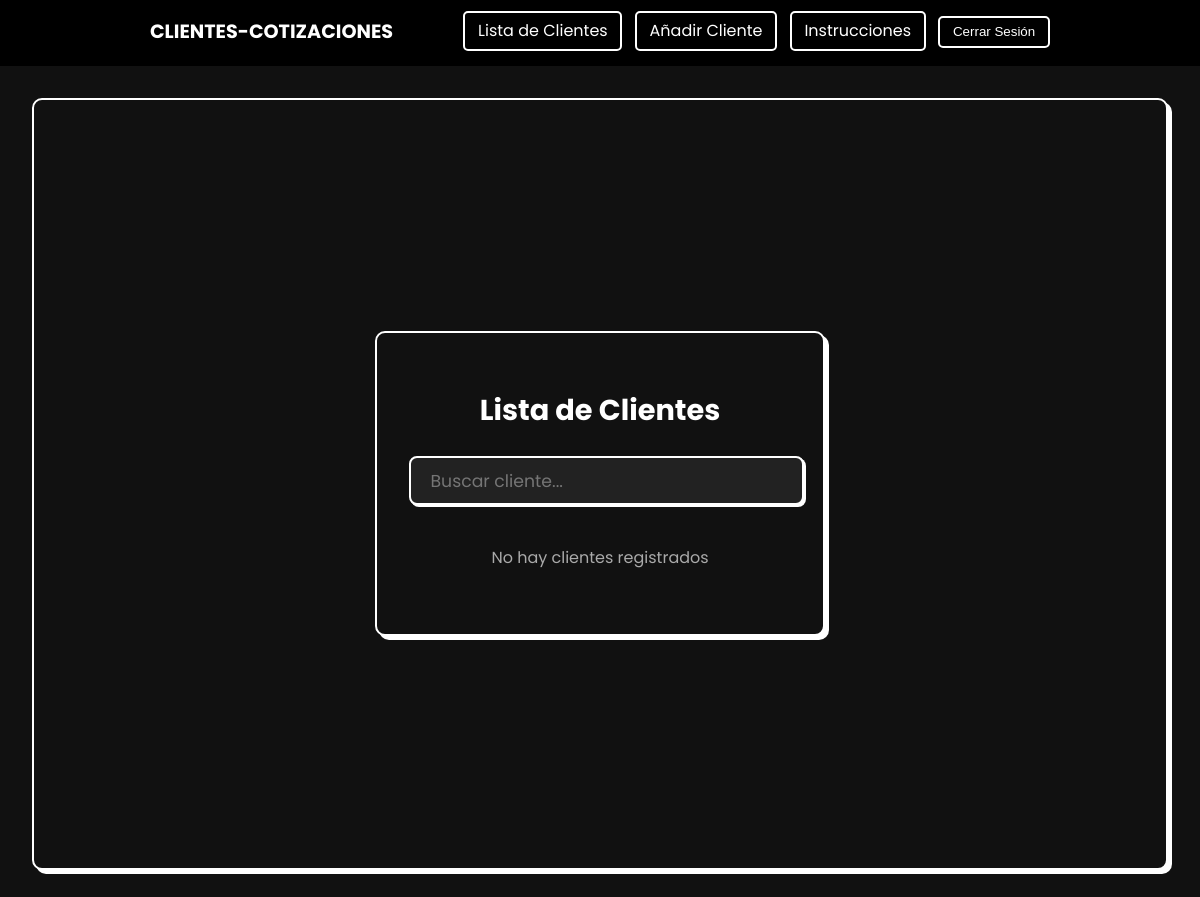
Before: /clientes/ (signed in) with the older database file.
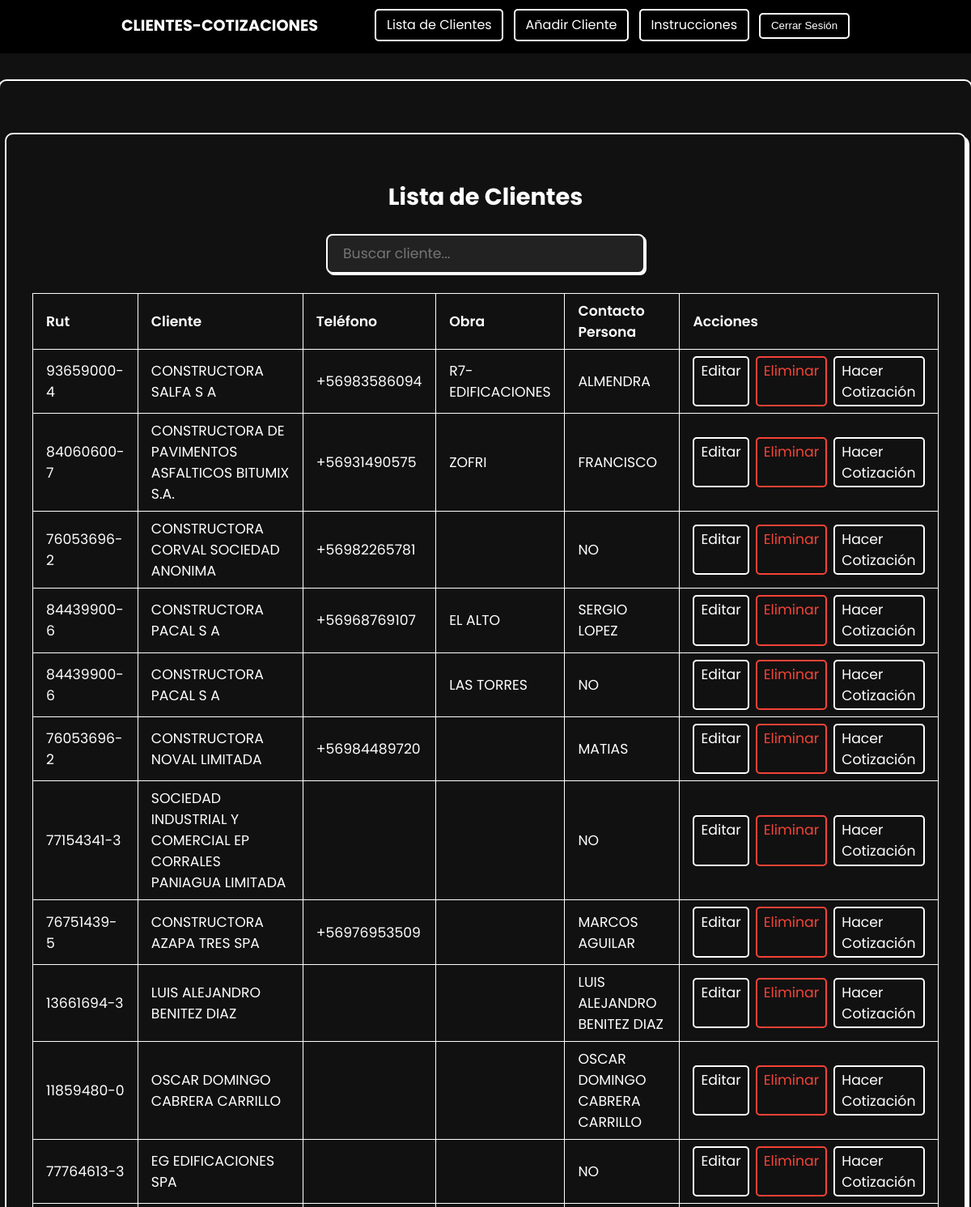
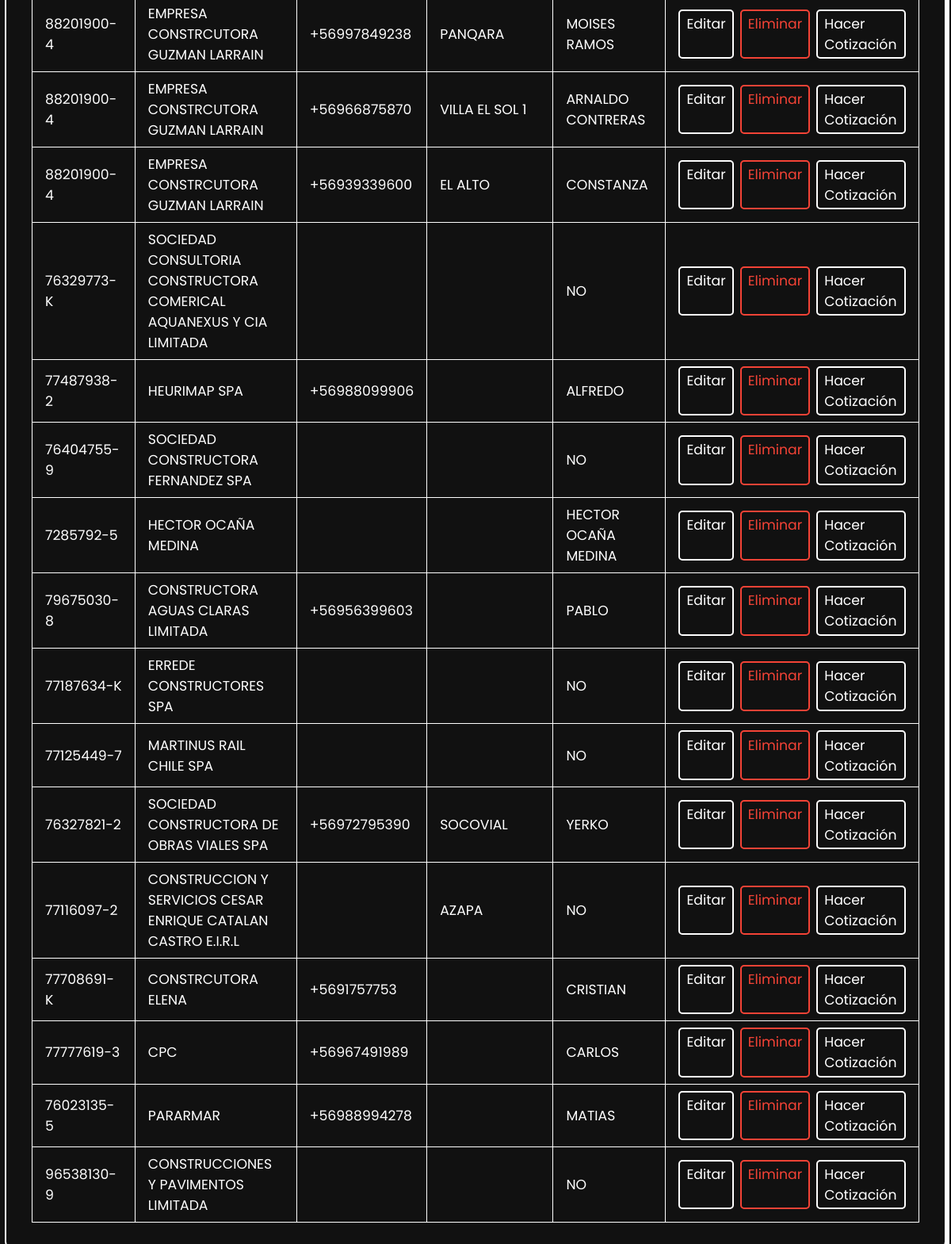
After: the same page with the newer database file (2 pictures, top to bottom).
### app/models.py (models this page shows, shortened)
class Cliente(models.Model):
    Rut = models.CharField(max_length=12)
    cliente = models.CharField(max_length=100)
    telefono = models.CharField(validators=[telefono_validator], max_length=12, blank=True, null=True, default='')
    obra = models.CharField(max_length=50, blank=True, null=True, default='')
    persona_contacto = models.CharField(max_length=50)

### app/views.py (the view)
# urls.py: path('clientes/', views.Listar_Clientes.as_view(), name='listar_clientes'),
@method_decorator(user_passes_test(lambda u: u.is_superuser), name='dispatch')
class Listar_Clientes(LoginRequiredMixin, UserPassesTestMixin, ListView):
    def test_func(self):
        return self.request.user.is_superuser
    model = Cliente
    template_name = "clientes/listar_clientes.html"
    context_object_name = 'clientes'

### app/templates/clientes/listar_clientes.html (shortened to what this page needs)
{% extends "clientes/base.html" %}
{% load static %}
{% block content %}
<div class="wrapper">
    <div class="card-lista">
    <h2 class="title">Lista de Clientes</h2>
    <input type="text" id="searchInput" class="search-bar" placeholder="Buscar cliente...">
    {% if clientes %}
    <table class="table" id="clientesTable">
            <thead>
                <tr>
                    <th>Rut</th>
                    <th>Cliente</th>
                    <th>Teléfono</th>
                    <th>Obra</th>
                    <th>Contacto Persona</th>
                    <th>Acciones</th>
                </tr>
            </thead>
            <tbody>
                {% for cliente in clientes %}
                <tr>
                    <td>{{ cliente.Rut }}</td>
                    <td>{{ cliente.cliente }}</td>
                    {% if cliente.telefono %}
                    <td>{{ cliente.telefono }}</td>
                    {% else %}
                    <td> </td>
                    {% endif %}
                    <td>{% if cliente.obra %}{{ cliente.obra }}{% else %}&nbsp;{% endif %}</td>
                    <td>{{ cliente.persona_contacto }}</td>
                    <td>
                        <div style="display: flex; gap: 0.5rem;">
                            <a href="{% url 'editar_cliente' cliente.id %}" class="btn">Editar</a>
                            <a href="{% url 'eliminar_cliente' cliente.id %}" class="btn btn-danger">Eliminar</a>
                            <a href="{% url 'detalle_cliente' cliente.id %}" class="btn">Hacer Cotización</a>
                        </div>
                    </td>
                </tr>
                {% endfor %}
            </tbody>
        </table>
        {% else %}
        <p class="no-data">No hay clientes registrados</p>
        {% endif %}
    </div>
</div>
{% endblock %}

### app/templates/clientes/base.html (shortened to what this page needs)
{% load static %}
<!DOCTYPE html>
<html lang="es">
<head>
</head>
<body>
    {% if user.is_superuser %}
    <nav class="navbar">
        <div class="nav-container">
            <a href="{% url 'inicio' %}" class="nav-logo">
                 CLIENTES-COTIZACIONES
            </a>
            <div class="nav-links">
                <a href="{% url 'listar_clientes' %}" class="btn">Lista de Clientes</a>
                <a href="{% url 'crear_cliente' %}" class="btn">Añadir Cliente</a>
                <a href="{% url 'instrucciones' %}" class="btn">Instrucciones</a>
                <form method="post" action="{% url 'logout' %}" style="display:inline;">
                    <button type="submit" class="btn-logout">Cerrar Sesión</button>
                </form>
            </div>
        </div>
    </nav>
    {% endif %}
    <main class="main-wrapper">
        <div class="card">
            {% block content %}{% endblock %}
        </div>
    </main>
</body>
</html>

### app/templates/clientes/listar_clientes.html (style rules this page uses)
.wrapper { display: flex; justify-content: center; align-items: center; padding: 2rem; font-family: 'Poppins', sans-serif; background-color: #111; min-height: 80vh; max-width: 105rem; margin: 0 auto; }
.card-lista { background-color: #111; border: 0.125rem solid #fff; border-radius: 0.625rem; padding: 2rem; box-shadow: 0.25rem 0.25rem #fff; color: #fff; max-width: 100rem; }
.title { font-size: 1.8rem; font-weight: 700; margin-bottom: 1.5rem; text-align: center; }
.table { width: 100%; min-width: 70rem; border-collapse: collapse; margin-top: 1rem; font-size: 1.08rem; }
.table th, .table td { border: 0.0625rem solid #fff; padding: 0.5rem 1rem; text-align: left; }
.table th { font-weight: 600; }
.btn { padding: 0.2rem 0.5rem; border: 0.125rem solid #fff; border-radius: 0.3125rem; color: #ffffffff; background-color: transparent; cursor: pointer; text-decoration: none; transition: all 0.3s; font-family: 'Poppins', sans-serif; }
.btn-danger { border-color: #f44336; color: #f44336; }
.search-bar { display: block; width: 100%; max-width: 22rem; margin: 0 auto 1.5rem auto; padding: 0.6rem 1.2rem; border: 0.125rem solid #fff; border-radius: 0.5rem; background: #222; color: #fff; font-size: 1.08rem; font-family: 'Poppins', sans-serif; box-shadow: 0.125rem 0.125rem #fff; transition: border-color 0.3s, box-shadow 0.3s; }

### app/templates/clientes/base.html (style rules this page uses)
body { margin: 0; font-family: 'Poppins', sans-serif; background-color: #111; color: #fff; }
.navbar { display: flex; justify-content: center; background-color: #000000ff; border-bottom: 2px solid #000000ff; padding: 1rem 0; }
.nav-container { width: 100%; max-width: 900px; display: flex; justify-content: space-between; align-items: center; }
.nav-logo { font-weight: 700; color: #fff; text-decoration: none; font-size: 1.2rem; }
.nav-links .btn { margin-left: 0.5rem; padding: 0.4rem 0.8rem; color: #fff; border: 0.125rem solid #fff; border-radius: 0.3125rem; text-decoration: none; transition: all 0.3s; }
.btn-logout { margin-left: 0.5rem; padding: 0.4rem 0.8rem; color: #fff; background-color: #000000ff; border: 0.125rem solid #fff; border-radius: 0.3125rem; text-decoration: none; cursor: pointer; transition: all 0.3s; }
.main-wrapper { display: flex; justify-content: center; padding: 2rem; min-height: 80vh; }
.card { background-color: #111; border: 0.125rem solid #fff; border-radius: 0.625rem; padding: 2rem; width: 100%; max-width: 90rem; box-shadow: 0.25rem 0.25rem #fff; }

Changed rows visible on the page:
added Cliente: Rut "93659000-4", cliente "CONSTRUCTORA SALFA S A", telefono "+56983586094", obra "R7-EDIFICACIONES", persona_contacto "ALMENDRA"
added Cliente: Rut "84060600-7", cliente "CONSTRUCTORA DE PAVIMENTOS ASFALTICOS BITUMIX S.A.", telefono "+56931490575", obra "ZOFRI", persona_contacto "FRANCISCO"
added Cliente: Rut "76053696-2", cliente "CONSTRUCTORA CORVAL SOCIEDAD ANONIMA", telefono "+56982265781", persona_contacto "NO"
added Cliente: Rut "84439900-6", cliente "CONSTRUCTORA PACAL S A", telefono "+56968769107", obra "EL ALTO", persona_contacto "SERGIO LOPEZ"
added Cliente: Rut "84439900-6", cliente "CONSTRUCTORA PACAL S A", obra "LAS TORRES", persona_contacto "NO"
added Cliente: Rut "76053696-2", cliente "CONSTRUCTORA NOVAL LIMITADA", telefono "+56984489720", persona_contacto "MATIAS"
added Cliente: Rut "77154341-3", cliente "SOCIEDAD INDUSTRIAL Y COMERCIAL EP CORRALES PANIAGUA LIMITADA", persona_contacto "NO"
added Cliente: Rut "76751439-5", cliente "CONSTRUCTORA AZAPA TRES SPA", telefono "+56976953509", persona_contacto "MARCOS AGUILAR"
added Cliente: Rut "13661694-3", cliente "LUIS ALEJANDRO BENITEZ DIAZ", persona_contacto "LUIS ALEJANDRO BENITEZ DIAZ"
added Cliente: Rut "11859480-0", cliente "OSCAR DOMINGO CABRERA CARRILLO", persona_contacto "OSCAR DOMINGO CABRERA CARRILLO"
added Cliente: Rut "77764613-3", cliente "EG EDIFICACIONES SPA", persona_contacto "NO"
added Cliente: Rut "88201900-4", cliente "EMPRESA CONSTRCUTORA GUZMAN LARRAIN", telefono "+56997849238", obra "PANQARA", persona_contacto "MOISES RAMOS"
added Cliente: Rut "88201900-4", cliente "EMPRESA CONSTRCUTORA GUZMAN LARRAIN", telefono "+56966875870", obra "VILLA EL SOL 1", persona_contacto "ARNALDO CONTRERAS"
added Cliente: Rut "88201900-4", cliente "EMPRESA CONSTRCUTORA GUZMAN LARRAIN", telefono "+56939339600", obra "EL ALTO", persona_contacto "CONSTANZA"
added Cliente: Rut "76329773-K", cliente "SOCIEDAD CONSULTORIA CONSTRUCTORA COMERICAL AQUANEXUS Y CIA LIMITADA", persona_contacto "NO"
added Cliente: Rut "77487938-2", cliente "HEURIMAP SPA", telefono "+56988099906", persona_contacto "ALFREDO"
added Cliente: Rut "76404755-9", cliente "SOCIEDAD CONSTRUCTORA FERNANDEZ SPA", persona_contacto "NO"
added Cliente: Rut "7285792-5", cliente "HECTOR OCAÑA MEDINA", persona_contacto "HECTOR OCAÑA MEDINA"
added Cliente: Rut "79675030-8", cliente "CONSTRUCTORA AGUAS CLARAS LIMITADA", telefono "+56956399603", persona_contacto "PABLO"
added Cliente: Rut "77187634-K", cliente "ERREDE CONSTRUCTORES SPA", persona_contacto "NO"
added Cliente: Rut "77125449-7", cliente "MARTINUS RAIL CHILE SPA", persona_contacto "NO"
added Cliente: Rut "76327821-2", cliente "SOCIEDAD CONSTRUCTORA DE OBRAS VIALES SPA", telefono "+56972795390", obra "SOCOVIAL", persona_contacto "YERKO"
added Cliente: Rut "77116097-2", cliente "CONSTRUCCION Y SERVICIOS CESAR ENRIQUE CATALAN CASTRO E.I.R.L", obra "AZAPA", persona_contacto "NO"
added Cliente: Rut "77708691-K", cliente "CONSTRCUTORA ELENA", telefono "+5691757753", persona_contacto "CRISTIAN"
added Cliente: Rut "77777619-3", cliente "CPC", telefono "+56967491989", persona_contacto "CARLOS"
added Cliente: Rut "76023135-5", cliente "PARARMAR", telefono "+56988994278", persona_contacto "MATIAS"
added Cliente: Rut "96538130-9", cliente "CONSTRUCCIONES Y PAVIMENTOS LIMITADA", persona_contacto "NO"
Other visible differences:
text no longer shown: "No hay clientes registrados"
text now shown: "Rut Cliente Teléfono Obra Contacto Persona Acciones"
